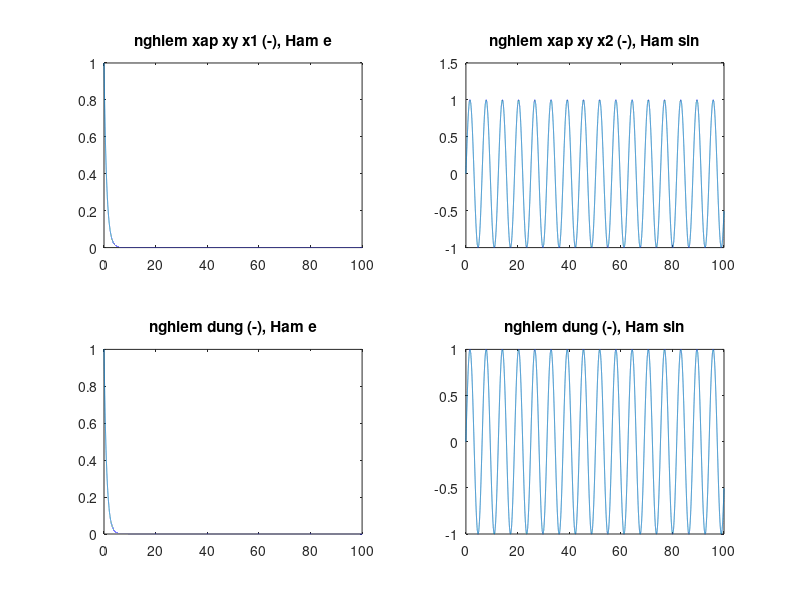

Recreate this plot in MATLAB.
function VD40HELM3
clear all
format short e;
% === Cac PP HELM3, HEAB3, HEAB2 =====================================
beta1 = 0.5; beta2 = 1.5; beta3 = -1; %HELM3; p = 2
%beta1 = 23/12; beta2 = -16/12; beta3 = 5/12; % Adams Bashforth 3; p = 3
%beta1 = 3/2; beta2 = -1/2; %Adams Bashforth 2; p = 2
h0=0.1; %input('nhap buoc thoi gian dau h0 = ');
m=7; %input('Nhap so lan giai m =');
time = 100;
for k =1:m
    h(k)=2*h0/(2^k);
    N = time/h(k);
    for i=1:N+1
        t(i)=(i-1)*h(k);  UCX(i)=exp(-t(i)); VCX(i)= sin(t(i));
    end;
    %U xap xi cua x1, V xap xi cua x2 (neu 2 buoc thi bo gia tri xuat phat thu 3)
    U(1)=1; V(1)=0; U(2)= UCX(2); V(2)= VCX(2); U(3)= UCX(3);  V(3)= VCX(3); 
    SSU(1)=0; SSV(1)=0; SSU(2)= 0; SSV(2)= 0; SSU(3)= 0; SSV(3)= 0;
    DH(1)= -1; DH(2)= - exp(-t(2))+ 2*t(2)*sin(t(2)) + t(2)*t(2)*cos(t(2)) + 2*sin(2*t(2)); 
    % Neu 2 buoc thi for i = 2: N ============================
    for i=3:N
        %----- HELM3 method
        VP =  U(i)*U(i) + U(i)*V(i)*(t(i)*t(i)+ 2*sin(t(i))) + U(i)*(beta2*DH(i-1) + beta3*DH(i-2))*h(k) + h(k)*beta1*V(i)*U(i)*(exp(-t(i)) + 2*t(i) + 2*cos(t(i))) + h(k)*beta1*exp(-t(i))*t(i)*t(i)*cos(t(i))  + h(k)*beta1*U(i)*sin(2*t(i)) - h(k)*beta1*(V(i)+ 1)*exp(-2*t(i));
        %----- Adams Basford 2
        %VP =  U(i)*U(i) + U(i)*V(i)*(t(i)*t(i)+ 2*sin(t(i))) + U(i)*(beta2*DH(i-1))*h(k) + h(k)*beta1*V(i)*U(i)*(exp(-t(i)) + 2*t(i) + 2*cos(t(i))) + h(k)*beta1*exp(-t(i))*t(i)*t(i)*cos(t(i))  + h(k)*beta1*U(i)*sin(2*t(i)) - h(k)*beta1*(V(i)+ 1)*exp(-2*t(i));
        %---------------------------
        V(i+1) = (U(i)*(sin(t(i+1)) - 1)*exp(-t(i+1)) + VP)/(U(i)*(exp(-t(i+1)) + t(i+1)*t(i+1) + 2*sin(t(i+1))));
        U(i+1) = V(i+1)*exp(-t(i+1)) - (exp(-t(i+1)))*(sin(t(i+1)) - 1); 
        %----- HELM3 method
        DH(i)= (U(i+1) + (t(i+1)*t(i+1) + 2*sin(t(i+1)))*V(i+1) - U(i) - (t(i)*t(i) + 2*sin(t(i)))*V(i))/(beta1*h(k)) - (beta2*DH(i-1))/beta1 - (beta3*DH(i-2))/beta1;      
        %----- Adams Basford 2
        %DH(i)= (U(i+1) + (t(i+1)*t(i+1) + 2*sin(t(i+1)))*V(i+1) - U(i) - (t(i)*t(i) + 2*sin(t(i)))*V(i))/(beta1*h(k)) - (beta2*DH(i-1))/beta1;      
        %------------------------------
        SSU(i+1)=abs(U(i+1)-UCX(i+1));    SSV(i+1)=abs(V(i+1)-VCX(i+1));
    end;
    a(k)=max(SSU);
    b(k)=max(SSV);
end
for e=1:(m-1)
    orderCXU(e)=log(a(e)/a(e+1))/log(2);
    orderCXV(e)=log(b(e)/b(e+1))/log(2);
end;
%c=a';
%d=order';
%D=[b; c]
subplot(2,2,1);
plot(t(1:(N+1)),U(1:(N+1)),'-')
title ('nghiem xap xy x1 (-), Ham e')
subplot(2,2,2);
plot(t(1:(N+1)),V(1:(N+1)),'-')
title ('nghiem xap xy x2 (-), Ham sin')
subplot(2,2,3);
plot(t(1:(N+1)),UCX(1:(N+1)),'-')
title ('nghiem dung (-), Ham e')
subplot(2,2,4);
plot(t(1:(N+1)),VCX(1:(N+1)),'-')
title ('nghiem dung (-), Ham sin')
disp('actual errors of U:'); disp(a');
disp('error orders of U:'); disp(orderCXU');
disp('actual errors of V:'); disp(b');
disp('error orders of V:'); disp(orderCXV');